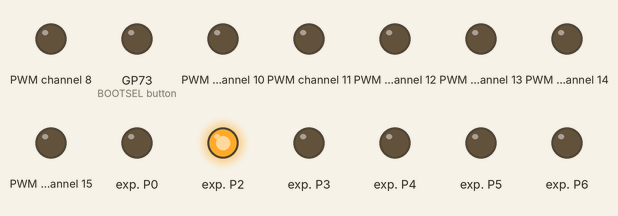
Recording of a program running on a simulated Raspberry Pi Pico running MicroPython. Shown: output pins drawn as LEDs (lit = HIGH). At 0.0 s the program stops and its outputs stay as they are.

Above: at 0.1 s.
Timing chart, 0 to 1.5 s (numbered marks = the images above):
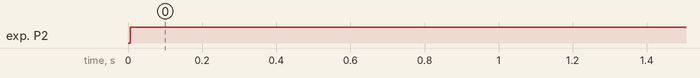

The program:

base.py
```python
import time
import ustruct

HIGH = const(1)
LOW = const(0)

class ExpandedPWM:
    def __init__(self, i2c, pca_addr=0x40, pcf_addr=0x20):
        self._i2c = i2c
        self._pca_addr = pca_addr
        self._pcf_addr = pcf_addr
        self.scan()
        self._pcf_port = bytearray(2)
        self._writePCA(0x00, 0x00) # Resets PCA.

    def _readPCA(self, addr: int, nbytes: int=1):
        '''
        Reads `nbytes` bytes, starting with PCA register at address `addr`.

                Parameters:
                    addr (int): Address of starting register.
                    nbytes (int): Number of bytes to be read, beginning at register.
                Returns:
                    Data from register(s). If nbytes is 1, data is an int; else, a bytes object.
        '''
        data = self._i2c.readfrom_mem(self._pca_addr, addr, nbytes) # readfrom_mem returns a bytes object.
        return data if nbytes > 1 else data[0]

    def _writePCA(self, addr: int, data):
        '''
        Writes contents of buffer `data` to PCA registers, starting at address `addr`.

                Parameters:
                    addr (int): Starting register address in which data is written.
                    data (bytearray): Content to be written.
        '''
        if isinstance(data, int):
            self._i2c.writeto_mem(self._pca_addr, addr, bytearray([data]))
        else:
            self._i2c.writeto_mem(self._pca_addr, addr, data)

    def _readPCF(self):
        '''
        Reads pin data from PCF.

        There are 14 pins, so bits 15 and 7 of return value are always zero.

                Returns:
                    Pin data in the form of an int.
        '''
        self._i2c.readfrom_into(self._pcf_addr, self._pcf_port)
        return (self._pcf_port[1] << 8) | self._pcf_port[0]

    def _writePCF(self, data=None):
        '''
        Writes `data` to `_pcf_port` buffer and PCF pins.

                Parameters:
                    data (int): Port data to be written in PCF.
        '''
        if data is not None:
            self._pcf_port[1] = (data >> 8) & 0xFF
            self._pcf_port[0] = data & 0xFF
        self._i2c.writeto(self._pcf_addr, self._pcf_port)

    def _validatePinPCF(self, pin: int):
        if 0 <= pin <= 7:
            return pin
        if 10 <= pin <= 17:
            return pin - 2
        raise ValueError(f"Invalid pin {pin}. Pin number should be between 0 and 7 or between 10 and 17.")

    def _validateChannelPCA(self, channel: int):
        if not 0 <= channel <= 15:
            raise ValueError(f"Invalid channel {channel}. Channel number should be between 0 and 15.")

    def scan(self):
        scan_result = self._i2c.scan()
        if scan_result.count(self._pcf_addr) == 0:
            raise OSError(f"PCF8575 not found at address {self._pcf_addr:#x}")
        if scan_result.count(self._pca_addr) == 0:
            raise OSError(f"PCA9685 not found at address {self._pca_addr:#x}")
        return True

    def pin(self, pin: int, value=None):
        '''
        Writes pin value. When `value` is None, reads current pin value.

                Parameters:
                    pin (int): Pin number. Must be between 0 and 7 or between 10 and 17.
                    value (int, optional): New pin value.
        '''

        pin = self._validatePinPCF(pin) # Initial pin number validation.

        if value is None: # If reading, return pin value in _pcf_port.
            return (self._pcf_port[pin // 8] >> (pin % 8)) & 0x01

        # If writing...
        if value: # Else, if value is written to high, change _pcf_port bit to high.
            self._pcf_port[pin // 8] |= 1 << (pin % 8)
        else: # If value is written to low, change _pcf_port bit to low.
            self._pcf_port[pin // 8] &= ~(1 << (pin % 8))
        self._writePCF() # After that, rewrite bits in PCF.

    def freqPWM(self, freq=None):
        '''
        Writes new PWM frequency. When `freq` is None, reads current PWM frequency.

        The PCA's internal oscillator is 25MHz and its max counter value is 4096.
        Thus, the PWM frequency and its prescaler are related as per the equation
            f_PWM = 25000000 / (4096 * PSC)
        which is the same as saying
            PSC = 25000000 / (4096 * f_PWM)

                Parameters:
                    freq (int, optional): New frequency value for PWM channels.
        '''
        if freq is None:
            # freq is None, so read current frequency.
            prescaler = self._readPCA(0xFE) # Reads from PRE_SCALE register.
            return int(-0.5 + (25000000.0 / 4096.0) / prescaler)

        # freq is not None, so update frequency.
        old_mode1 = self._readPCA(0x00) # Reads from MODE1 register.
        self._writePCA(0x00, (old_mode1 & 0b01111111) | 0b00010000) # Sets SLEEP bit.
        self._writePCA(0xFE, int(0.5 + (25000000.0 / 4096.0) / freq)) # Writes new prescaler.
        self._writePCA(0x00, old_mode1) # Restores previous MODE1 value.
        time.sleep_us(500)
        self._writePCA(0x00, old_mode1 | 0b10100001) # Restores old MODE1 value, with RESTART, AI and ALLCALL bits set.

    def dutyPWM(self, channel: int, duty=None):
        '''
        Writes new duty cycle value in channel `channel`. When `duty` is None, reads current duty value.

                Parameters:
                    channel (int): PWM channel to be read or written in.
                    duty (int, optional): New duty cycle value.
        '''
        self._validateChannelPCA(channel)

        if duty is None:
            pwm = self._readPCA(0x06 + 4 * channel, 4)
            value = ustruct.unpack('<HH', pwm)
            if value[0] == 4096:
                return 4095
            if value[1] == 4096:
                return 0
            return value[1]

        if 0 < duty < 4095:
            on = 0
            off = duty # I have no idea why this works, but it's the only way it works.
        elif duty == 0: # If duty cycle is 100% on or 100% off, just use designated bits.
            on = 0
            off = 4096
        elif duty == 4095:
            on = 4096
            off = 0
        else:
            raise ValueError(f"Invalid duty value {duty}. Duty must be between 0 and 4095.")
        data = ustruct.pack("<HH", on, off)
        self._writePCA(0x06 + 4 * channel, bytearray(data))

if __name__ == "__main__":
    from machine import Pin, I2C
    i2c = I2C(0, scl=Pin(1, pull=Pin.PULL_UP), sda=Pin(0, pull=Pin.PULL_UP))
    epwm = ExpandedPWM(i2c)
    epwm.freqPWM(500)
    epwm.pin(11, 1)
    epwm.pin(10, 0)
    epwm.pin(12, 1)
```

Measured:
- by itself, exp. P2: LOW → HIGH at 0.01 s
